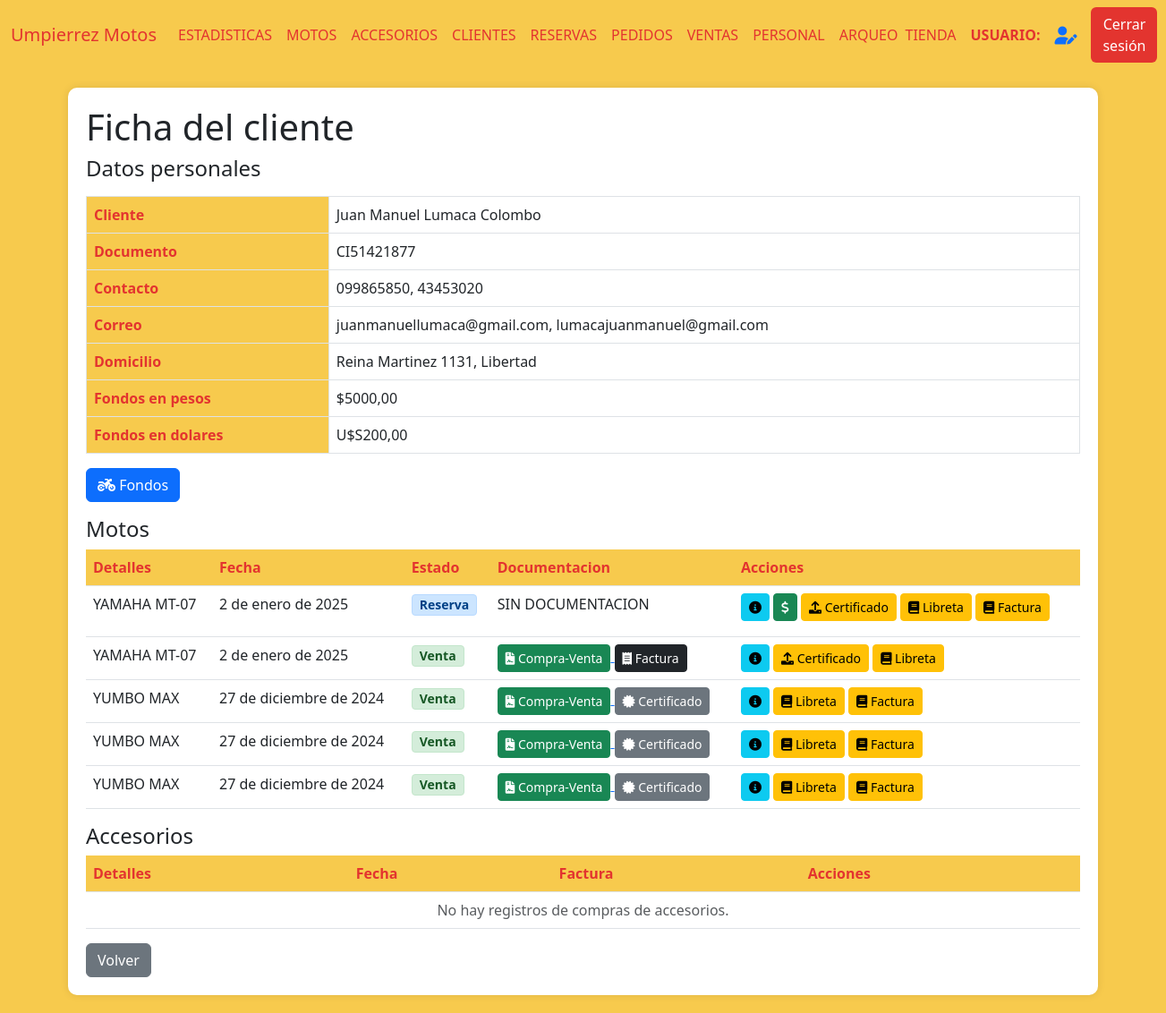
Before: /cliente_ficha/1 (signed in) with the older database file.
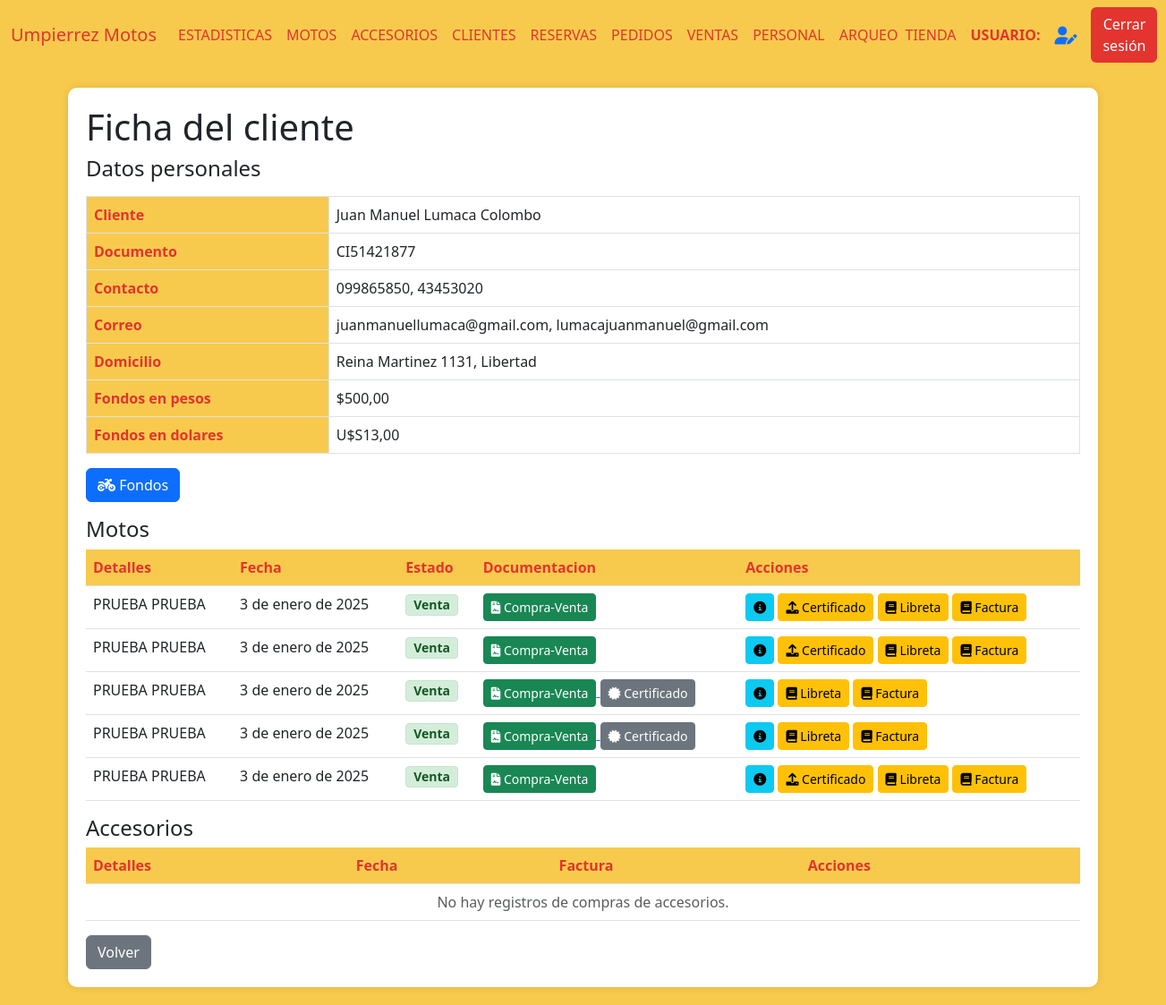
After: the same page with the newer database file.
### AppUM/models.py (models this page shows)
class Cliente(models.Model):
    documento = models.CharField(max_length=20, unique=True)
    nombre = models.CharField(max_length=20)
    apellido  = models.CharField(max_length=20)
    fecha_nacimiento = models.DateField(null=True,blank=True)
    domicilio = models.CharField(max_length=500,blank=True)
    fondo_pesos = models.DecimalField(max_digits=10, decimal_places=2,default=0)
    fondo_dolares = models.DecimalField(max_digits=10, decimal_places=2,default=0)

class ComprasVentas(models.Model):
    moto = models.ForeignKey(Moto, related_name='moto_cliente', on_delete=models.CASCADE)
    cliente = models.ForeignKey(Cliente, related_name='cliente_moto', on_delete=models.CASCADE)
    fecha_compra = models.DateField()
    fotocopia_libreta = models.ImageField(null=True, blank=True, upload_to="documentacion/libretas/")
    compra_venta = models.FileField(null=True, blank=True, upload_to="documentacion/compra_venta/")
    certificado_venta = models.FileField(null=True, blank=True, upload_to="documentacion/certificado_venta/")
    tipo = models.CharField(max_length=20)
    forma_de_pago = models.TextField(null=True, blank=True)
    facturas = models.FileField(null=True, blank=True, upload_to="documentacion/facturas_motos/")
    class Meta:
        pass

### AppUM/decorators.py (the view)
    def _wrapped_view(request, *args, **kwargs):
        user = request.user
        if user.is_authenticated:
            usuario_consulta = Personal.objects.filter(usuario=user.username).first()
            if usuario_consulta:
                if Administrativo.objects.filter(personal_ptr_id=usuario_consulta.id,activo=1).exists():
                    return view_func(request, *args, **kwargs)
                else:
                    raise PermissionDenied
            else:
                return view_func(request, *args, **kwargs)
        else:
            return redirect('Login')  # Redirigir al login si no está autenticado

### AppUM/functions.py (called while the page is built)
def funcion_paginas_varias(req,instancia_model):
    paginator = Paginator(instancia_model, 5)  # 5 motos por página
    page_number = req.GET.get('page')  # Obtiene el número de página desde la URL
    page_obj = paginator.get_page(page_number)
    return page_obj

### AppUM/templates/perfil_administrativo/cliente/detalles_cliente.html (shortened to what the changed rows need)
{% extends "perfil_administrativo/padre_perfil_administrativo.html" %}
{% load static %}
{% block contenidoQueCambia %}
<div class="table-container" id="clienteDetails">
    <h1>Ficha del cliente</h1>
    <table class="table table-bordered">
        <tbody>
            <tr>
                <th scope="row">Cliente</th>
                <td>{{ cliente.nombre }} {{ cliente.apellido }}</td>
            </tr>
            <tr>
                <th scope="row">Documento</th>
                <td>{{ cliente.documento }}</td>
            </tr>
            <tr>
                <th scope="row">Contacto</th>
            </tr>
            <tr>
                <th scope="row">Correo</th>
            </tr>
            <tr>
                <th scope="row">Domicilio</th>
                <td>{{ cliente.domicilio }}</td>
            </tr>
            <tr>
                <th scope="row">Fondos en pesos</th>
                <td>${{ cliente.fondo_pesos }}</td>
            </tr>
            <tr>
                <th scope="row">Fondos en dolares</th>
                <td>U$S{{ cliente.fondo_dolares }}</td>
            </tr>
        </tbody>
    </table>
    <table class="table">
        <thead>
            <tr>
                <th scope="row">Detalles</th>
                <th scope="row">Fecha</th>
                <th scope="row">Estado</th>
                <th scope="row">Documentacion</th>
                <th scope="row">Acciones</th>
            </tr>
        </thead>
        <tbody>
            {% if page_obj %}
                {% for item in page_obj %}
                    <tr>
                        <td>{{ item.moto.moto__marca }} {{ item.moto.moto__modelo }}</td>
                        <td>{{ item.moto.fecha_compra }}</td>
                        <td>
                            {% if item.tipo == "R" %}
                                <span class="badge badge-reserva">Reserva</span>
                            {% else %}
                                <span class="badge badge-venta">Venta</span>
                            {% endif %}
                        </td>
                        <td>
                            {% if item.libreta or item.compra_venta or item.certificado_venta or item.facturas %}
                                {% if item.compra_venta %}
                                    <a href="{{ item.compra_venta }}" target="_blank">
                                        <button class="btn btn-sm btn-success" title="Ver Documento de Compra-Venta">
                                            <i class="fas fa-file-contract"></i> Compra-Venta
                                        </button>
                                    </a>
                                {% endif %}
                                {% if item.certificado_venta %}
                                    <a href="{{ item.certificado_venta }}" target="_blank">
                                        <button class="btn btn-sm btn-secondary" title="Ver Certificado de Venta">
                                            <i class="fas fa-certificate"></i> Certificado
                                        </button>
                                    </a>
                                {% endif %}
                                {% if item.facturas %}
                                    <a href="{{ item.facturas }}" target="_blank">
                                        <button class="btn btn-sm btn-dark" title="Ver Factura">
                                            <i class="fas fa-receipt"></i> Factura
                                        </button>
                                    </a>
                                {% endif %}
                            {% else %}
                                <p>SIN DOCUMENTACION</p>
                            {% endif %}
                        </td>
                        <td>
                        <a href="{% url 'DetallesCuotas' item.moto.id %}"><button class="btn btn-sm btn-info"><i class="fas fa-info-circle"></i></button></a>
                        {% if item.tipo == "R" %}
                        <a href=""><button class="btn btn-sm btn-success"><i class="fas fa-dollar-sign"></i></button></a>
                        {% endif %}
                        {% if not item.certificado_venta %}
                        <button class="btn btn-sm btn-warning" onclick="toggleFormulario('{{ forloop.counter }}')"><i class="fas fa-upload"></i> Certificado</button>
                        {% endif %}
                        {% if not item.libreta %}
                        <button class="btn btn-sm btn-warning" onclick="toggleLibreta('{{ forloop.counter }}')">
                            <i class="fas fa-book"></i> Libreta
                        </button>
                        {% endif %}
                        {% if not item.facturas %}
                            <button class="btn btn-sm btn-warning" onclick="toggleFactura('{{ forloop.counter }}')">
                                <i class="fas fa-book"></i> Factura
                            </button>
                        {% endif %}
                        </td>
                    </tr>
                {% endfor %}
            {% else %}
                <tr>
                    <td colspan="9" class="text-center text-muted">
                        No hay registros de compras de motos.
                    </td>
                </tr>
            {% endif %}
        </tbody>
    </table>
    <table class="table">
        <thead>
            <tr>
                <th scope="row">Detalles</th>
                <th scope="row">Fecha</th>
                <th scope="row">Factura</th>
                <th scope="row">Acciones</th>
            </tr>
        </thead>
    </table>
</div>
{% endblock %}

Changed rows visible on the page:
removed ComprasVentas: moto.moto__marca "YAMAHA", moto.moto__modelo "MT-07", moto.fecha_compra "2 de enero de 2025", shows "Reserva", shows "SIN DOCUMENTACION"
no longer on this page (row unchanged): ComprasVentas: moto.moto__marca "YAMAHA", moto.moto__modelo "MT-07", moto.fecha_compra "2 de enero de 2025", shows "Venta"
no longer on this page (row unchanged): ComprasVentas: moto.moto__marca "YUMBO", moto.moto__modelo "MAX", moto.fecha_compra "27 de diciembre de 2024", shows "Venta"
no longer on this page (row unchanged): ComprasVentas: moto.moto__marca "YUMBO", moto.moto__modelo "MAX", moto.fecha_compra "27 de diciembre de 2024", shows "Venta"
no longer on this page (row unchanged): ComprasVentas: moto.moto__marca "YUMBO", moto.moto__modelo "MAX", moto.fecha_compra "27 de diciembre de 2024", shows "Venta"
changed Cliente "Juan Manuel": fondo_pesos "5000,00" → "500,00"; fondo_dolares "200,00" → "13,00"
added ComprasVentas: moto.moto__marca "PRUEBA", moto.moto__modelo "PRUEBA", moto.fecha_compra "3 de enero de 2025", shows "Venta"
added ComprasVentas: moto.moto__marca "PRUEBA", moto.moto__modelo "PRUEBA", moto.fecha_compra "3 de enero de 2025", shows "Venta"
added ComprasVentas: moto.moto__marca "PRUEBA", moto.moto__modelo "PRUEBA", moto.fecha_compra "3 de enero de 2025", shows "Venta"
added ComprasVentas: moto.moto__marca "PRUEBA", moto.moto__modelo "PRUEBA", moto.fecha_compra "3 de enero de 2025", shows "Venta"
added ComprasVentas: moto.moto__marca "PRUEBA", moto.moto__modelo "PRUEBA", moto.fecha_compra "3 de enero de 2025", shows "Venta"
